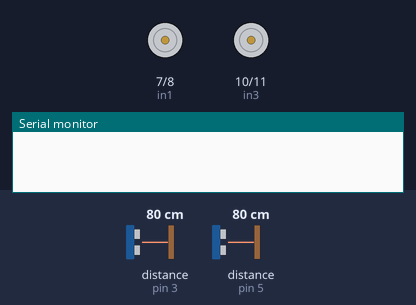
The sketch below on a simulated Arduino Uno, built with avr-gcc and run on an emulated ATmega328P. Shown: motor-driver pin pairs drawn as motors (green arrow = first pin HIGH = forward, orange = second pin HIGH = backward, longer = more drive, scaled by the enable pin), the last lines printed to the serial monitor. Inputs (shaded band) come from the test bench; at power-on: distance to the obstacle (sensors on pin 3, pin 5) 80 cm. The echo pulse lasts 58.3 µs per cm.

Above: at 0.1 s.
At 10.1 s:
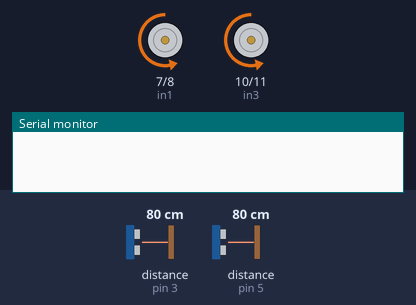
At 15.1 s:
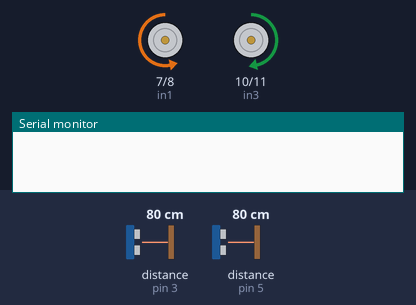
At 25.1 s:
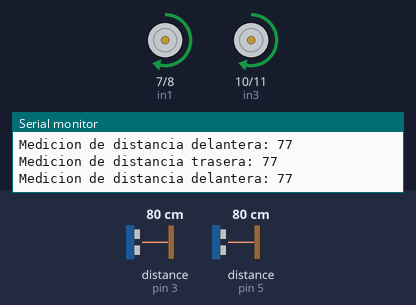
Timing chart, 0 to 26.6 s (numbered marks = the images above):
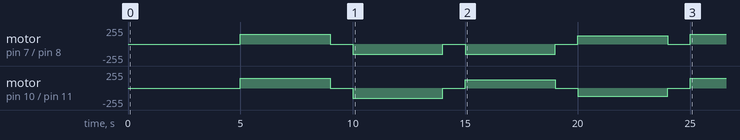

Measured:
- by itself, motor on pin 7 (in1) / pin 8 (in2): stopped → forward 150/255 at 5.0 s, → stopped 4.0 s later, → backward 150/255 1.0 s later, → stopped 4.0 s later, … (9 changes in this stretch)
- by itself, motor on pin 10 (in3) / pin 11 (in4): stopped → forward 150/255 at 5.0 s, → stopped 4.0 s later, → backward 150/255 1.0 s later, → stopped 4.0 s later, … (9 changes in this stretch)

The sketch:

control_robot.ino
```cpp
#include "ultrasonidos.cpp"
#include "motores.cpp"

//Inicializamos las variables necesarias para el funcionamiento del coche
int trig1 = 2, trig2 = 4, echo1 = 3, echo2 = 5;
int enableA = 6, in1 = 7, in2 = 8;
int enableB = 9, in3 = 10, in4 = 11;
int velocidad_recta = 150, velocidad_curva = 125;
//Inicializamos los sensores
ultrasonidos ultrasonidos1(trig1, echo1);
ultrasonidos ultrasonidos2(trig2, echo2);

//Inicializamos el coche
coche robot(enableA, enableB, in1, in2, in3, in4);

//Funcion para la demostracion del coche
void demostracion()
{
  robot.moverAdelante(velocidad_recta);
  delay(4000);
  robot.parar();
  delay(1000);
  robot.moverAtras(velocidad_recta);
  delay(4000);
  robot.parar();
  delay(1000);
  robot.moverDerecha(velocidad_curva);
  delay(4000);
  robot.parar();
  delay(1000);
  robot.moverIzquierda(velocidad_curva);
  delay(4000);
  robot.parar();
  delay(1000);
}

//Programa principal del arduino
void setup() {
  // Inicializamos la conexion serie y las clases de control del robot
  Serial.begin(9600);
  ultrasonidos1.iniciar();
  ultrasonidos2.iniciar();
  robot.iniciarCoche();
  //Esta es una espera para poder colocar el robot
  delay(5000);
  //Esta funcion se encarga de mover el robot de la forma indicada en el apartado 2 de la practica
  demostracion();
}

void loop() {
  // Realizamos las meidciones delantera y trasera del robot
  long medicionAdelante = ultrasonidos2.medicion();
  long medicionAtras = ultrasonidos1.medicion();
  //Mostramos por el monitor serie los resultados
  Serial.print("Medicion de distancia delantera: "); Serial.println(medicionAdelante);
  Serial.print("Medicion de distancia trasera: "); Serial.println(medicionAtras);
  //Movemos el robot como se indica en el apartado 3 de la practica.
  if ((medicionAdelante > 50)){
    robot.moverAdelante(velocidad_recta);
  }else if(medicionAtras > 50)
  {
    robot.parar();
    delay(500);
    robot.moverAtras(velocidad_recta);
    delay(1000);
    robot.parar();
    delay(500);
    robot.moverDerecha(velocidad_curva);
    delay(2000);
  }else robot.parar();

}
```

motores.cpp
```cpp
/*
Libreria para el control de motores con diferentes puentes H
Creada por Manuel Fernandez Uceira el 06/02/2025
Ultima modificacion: 06/02/2025 12:47
*/

#include <arduino.h>

class l298N{
  private:


  public:
  int enableA, enableB, in1, in2, in3, in4;
    l298N(){}
    l298N(int EnableA, int EnableB, int IN1, int IN2, int IN3, int IN4){
        enableA = EnableA;
        enableB = EnableB;
        in1 = IN1;
        in2 = IN2;
        in3 = IN3;
        in4 = IN4;
    }

    void initMotor1()
    {
        pinMode(in1, OUTPUT);
        pinMode(in2, OUTPUT);
        pinMode(enableA, OUTPUT);

        digitalWrite(in1, LOW);
        digitalWrite(in2, LOW);
        analogWrite(enableA, 0);
    }

    void initMotor2()
    {
        pinMode(in3, OUTPUT);
        pinMode(in4, OUTPUT);
        pinMode(enableB, OUTPUT);

        digitalWrite(in3, LOW);
        digitalWrite(in4, LOW);
        analogWrite(enableB, 0);
    }
};

class coche : public l298N
{
    public:
    coche(){}
    coche(int EnableA, int EnableB, int IN1, int IN2, int IN3, int IN4)
    {
      enableA = EnableA;
      enableB = EnableB;
      in1 = IN1;
      in2 = IN2;
      in3 = IN3;
      in4 = IN4;
    }
    //Funcion para iniciar  los motores del coche
    void iniciarCoche()
    {
      initMotor1();
      initMotor2();
    }

    //Funciones de movimiento
    void moverAdelante(int velocidad)
    {
        digitalWrite(in1, HIGH);
        digitalWrite(in2, LOW);
        digitalWrite(in3, HIGH);
        digitalWrite(in4, LOW);
        analogWrite(enableA, velocidad);
        analogWrite(enableB, velocidad);
    }
    void moverAtras(int velocidad)
    {
        digitalWrite(in1, LOW);
        digitalWrite(in2, HIGH);
        digitalWrite(in3, LOW);
        digitalWrite(in4, HIGH);
        analogWrite(enableA, velocidad);
        analogWrite(enableB, velocidad);
    }

    void moverDerecha(int velocidad)
    {
        digitalWrite(in1, LOW);
        digitalWrite(in2, HIGH);
        digitalWrite(in3, HIGH);
        digitalWrite(in4,LOW);
        analogWrite(enableA, velocidad);
        analogWrite(enableB, velocidad);
    }
    void moverIzquierda(int velocidad)
    {
        digitalWrite(in1, HIGH);
        digitalWrite(in2, LOW);
        digitalWrite(in3, LOW);
        digitalWrite(in4,HIGH);
        analogWrite(enableA, velocidad);
        analogWrite(enableB, velocidad);
    }

    //Funcion para parar el coche
    void parar()
    {
        digitalWrite(in1, LOW);
        digitalWrite(in2, LOW);
        digitalWrite(in3, LOW);
        digitalWrite(in4, LOW);
        analogWrite(enableA, 0);
        analogWrite(enableB, 0);
    }
    private:

};
```

ultrasonidos.cpp
```cpp
/*
Libreria para el control de sensores de ultrasonidos
Creada por Manuel Fernandez Uceira el 06/02/2025
Ultima modificacion: 06/02/2025 12:47
*/

//Librerias necesarias
#include <arduino.h>

class ultrasonidos{
    public:
    ultrasonidos(){
        trigger = 5;
        echo = 4;
    }
    ultrasonidos(int trig, int Echo){
        trigger = trig;
        echo = Echo;
    }

    void iniciar()
    {
      pinMode(trigger, OUTPUT);
      pinMode(echo, INPUT);
    }
    long medicion(){
        long tiempo;
        long distancia;

        digitalWrite(trigger, LOW);
        delayMicroseconds(5);
        digitalWrite(trigger, HIGH);
        delayMicroseconds(15);
        digitalWrite(trigger, LOW);

        tiempo = pulseIn(echo, HIGH);
        distancia = tiempo * 0.01657;

        return (distancia);
    }
    private:
    int trigger, echo;
};
```
